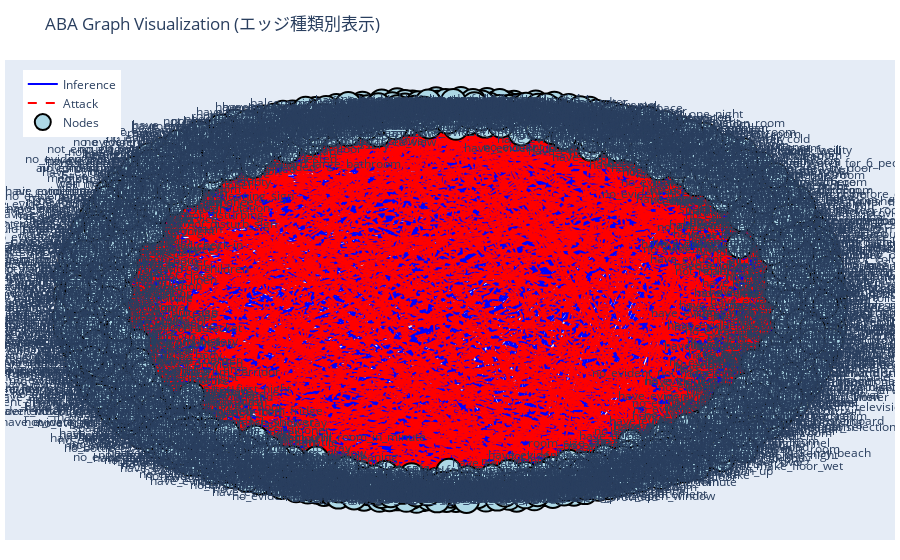

Notebook code cell kept with this figure:
### Code cell
# 2. Plotlyを使った可視化（エッジの種類別描画対応）
import plotly.graph_objects as go
import plotly.express as px

def draw_graph_plotly(g: nx.DiGraph):
    """Plotlyでインタラクティブなネットワークグラフを描画（エッジ種類別）"""
    pos = nx.spring_layout(g, k=3, iterations=50)
    
    # エッジを種類別に分類
    inference_edges = [(u, v) for u, v, d in g.edges(data=True) if d.get("relation") == "inference"]
    attack_edges = [(u, v) for u, v, d in g.edges(data=True) if d.get("relation") == "attack"]
    
    # Inferenceエッジの座標を準備
    inference_x = []
    inference_y = []
    for edge in inference_edges:
        x0, y0 = pos[edge[0]]
        x1, y1 = pos[edge[1]]
        inference_x.extend([x0, x1, None])
        inference_y.extend([y0, y1, None])
    
    # Attackエッジの座標を準備
    attack_x = []
    attack_y = []
    for edge in attack_edges:
        x0, y0 = pos[edge[0]]
        x1, y1 = pos[edge[1]]
        attack_x.extend([x0, x1, None])
        attack_y.extend([y0, y1, None])
    
    # ノードの座標を準備
    node_x = []
    node_y = []
    node_text = []
    for node in g.nodes():
        x, y = pos[node]
        node_x.append(x)
        node_y.append(y)
        node_text.append(node)
    
    # Inferenceエッジの描画（青い実線）
    inference_trace = go.Scatter(
        x=inference_x, y=inference_y,
        line=dict(width=2, color='blue'),
        hoverinfo='none',
        mode='lines',
        name='Inference',
        showlegend=True
    )
    
    # Attackエッジの描画（赤い破線）
    attack_trace = go.Scatter(
        x=attack_x, y=attack_y,
        line=dict(width=2, color='red', dash='dash'),
        hoverinfo='none',
        mode='lines',
        name='Attack',
        showlegend=True
    )
    
    # ノードの描画
    node_trace = go.Scatter(
        x=node_x, y=node_y,
        mode='markers+text',
        text=node_text,
        textposition="middle center",
        hoverinfo='text',
        marker=dict(size=25, color='lightblue', line=dict(width=2, color='black')),
        name='Nodes',
        showlegend=True
    )
    
    # トレースを組み合わせ（空でないもののみ）
    traces = []
    if inference_x:  # Inferenceエッジが存在する場合
        traces.append(inference_trace)
    if attack_x:     # Attackエッジが存在する場合
        traces.append(attack_trace)
    traces.append(node_trace)
    
    fig = go.Figure(
        data=traces,
        layout=go.Layout(
            title='ABA Graph Visualization (エッジ種類別表示)',
            font_size=12,
            showlegend=True,
            hovermode='closest',
            margin=dict(b=20,l=5,r=5,t=60),
            annotations=[dict(
                text="青：Inference（推論）、赤：Attack（攻撃）",
                showarrow=False,
                xref="paper", yref="paper",
                x=0.5, y=-0.1
            )],
            xaxis=dict(showgrid=False, zeroline=False, showticklabels=False),
            yaxis=dict(showgrid=False, zeroline=False, showticklabels=False),
            legend=dict(x=0.02, y=0.98)
        )
    )
    
    fig.show()
    
    # 統計情報を表示
    print(f"Inferenceエッジ数: {len(inference_edges)}")
    print(f"Attackエッジ数: {len(attack_edges)}")
    print(f"総ノード数: {g.number_of_nodes()}")

# 使用例
draw_graph_plotly(aba_graph_room)

### Figure 1 — Plotly figure (JSON) as saved in the notebook; plotly's stock layout.template omitted (floating-point values rounded to 4 significant figures; data arrays with more than 128 entries replaced by an {"elided": "..."} marker saying what was removed)
{"data": [{"hoverinfo": "none", "line": {"color": "blue", "width": 2}, "mode": "lines", "name": "Inference", "showlegend": true, "type": "scatter", "x": {"elided": "3762 float values"}, "y": {"elided": "3762 float values"}}, {"hoverinfo": "none", "line": {"color": "red", "dash": "dash", "width": 2}, "mode": "lines", "name": "Attack", "showlegend": true, "type": "scatter", "x": {"elided": "3768 float values"}, "y": {"elided": "3768 float values"}}, {"hoverinfo": "text", "marker": {"color": "lightblue", "line": {"color": "black", "width": 2}, "size": 25}, "mode": "markers+text", "name": "Nodes", "showlegend": true, "text": {"elided": "1253 str values"}, "textposition": "middle center", "type": "scatter", "x": {"elided": "1253 float values"}, "y": {"elided": "1253 float values"}}], "layout": {"annotations": [{"showarrow": false, "text": "青：Inference（推論）、赤：Attack（攻撃）", "x": 0.5, "xref": "paper", "y": -0.1, "yref": "paper"}], "font": {"size": 12}, "hovermode": "closest", "legend": {"x": 0.02, "y": 0.98}, "margin": {"b": 20, "l": 5, "r": 5, "t": 60}, "showlegend": true, "title": {"text": "ABA Graph Visualization (エッジ種類別表示)"}, "xaxis": {"showgrid": false, "showticklabels": false, "zeroline": false}, "yaxis": {"showgrid": false, "showticklabels": false, "zeroline": false}}}
